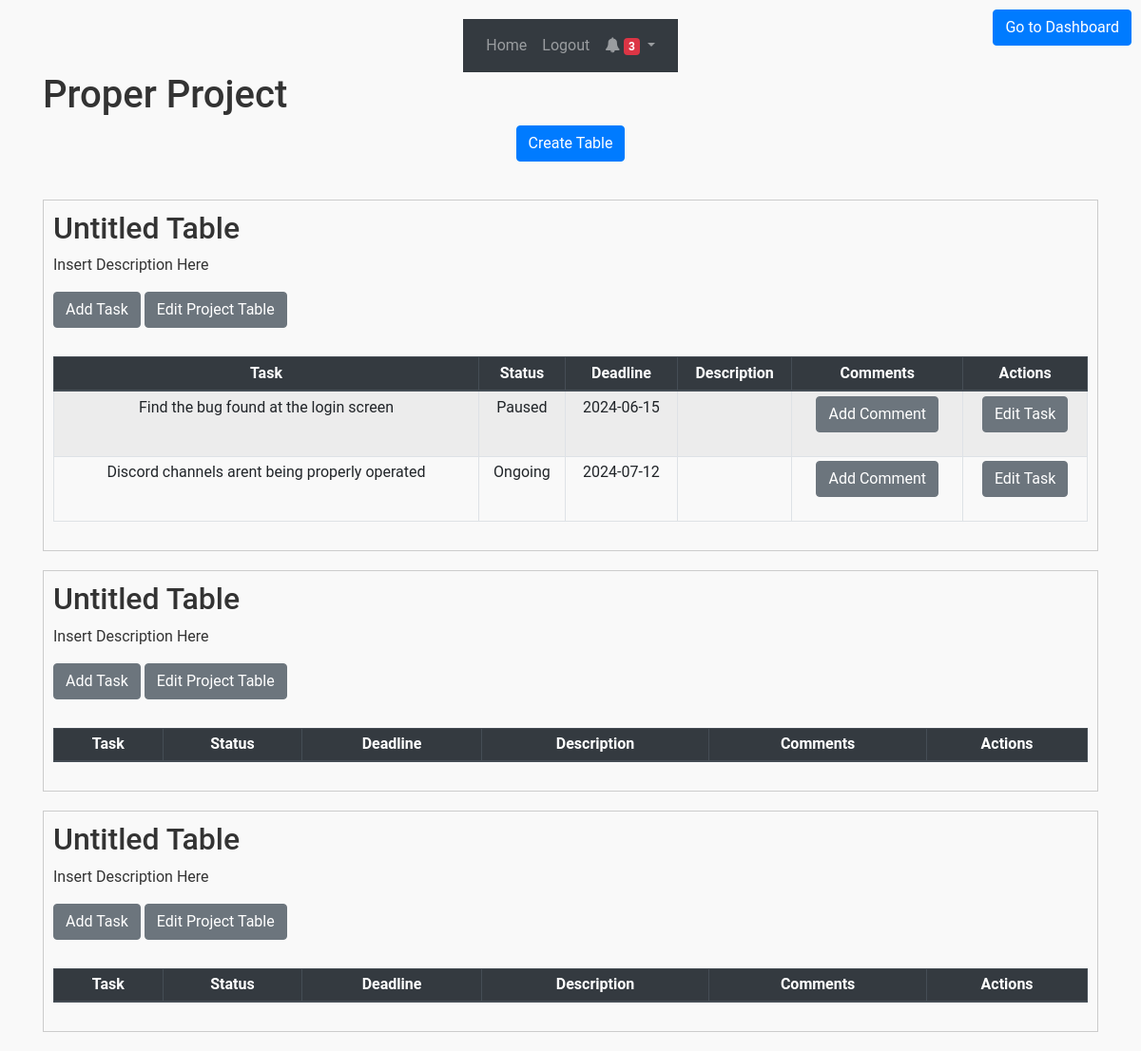
Screenshot of /taskmanagement?project_id=5 (signed in) with the database file from the repository.
### Website/models.py (models this page shows)
class Project(db.Model):
    id = db.Column(db.Integer, primary_key=True)
    name = db.Column(db.String(10000))
    description = db.Column(db.String(10000))
    user_id = db.Column(db.Integer, db.ForeignKey('user.id'))
    projecttable = db.relationship('Projecttable', backref='project', foreign_keys='Projecttable.project_id')
    shared_project_id = db.relationship('SharedProject', foreign_keys='SharedProject.project_id')
    shared_project_name = db.relationship('SharedProject', foreign_keys='SharedProject.project_name')

class Projecttable(db.Model):
    id = db.Column(db.Integer, primary_key=True)
    name = db.Column(db.String(10000))
    description = db.Column(db.String(10000))
    user_id = db.Column(db.Integer, db.ForeignKey('user.id'))
    project_id = db.Column(db.Integer, db.ForeignKey('project.id'))
    tasks = db.relationship('Task', backref='projecttable', foreign_keys='Task.projecttable_id')

class Task(db.Model):
    id = db.Column(db.Integer, primary_key=True)
    task_name = db.Column(db.String(10000))
    task_status = db.Column(db.String(10000))
    deadline = db.Column(db.String(10000))
    description = db.Column(db.String(10000))
    user_id = db.Column(db.Integer, db.ForeignKey('user.id'))
    comment_id = db.Column(db.Integer, db.ForeignKey('comment.id'))
    projecttable_id = db.Column(db.Integer, db.ForeignKey('projecttable.id'))
    comment = db.relationship('Comment', backref='Task', foreign_keys='Comment.tasks_id')

### Website/views.py (the view, shortened to what this page needs)
@views.route('/taskmanagement', methods=['GET', 'POST'])
@login_required
def home():
    project_id = request.args.get('project_id')
    if project_id:
        project_id = int(project_id)
    projects = Project.query.filter_by(id=project_id).first()
    projecttables = Projecttable.query.filter_by(project_id=project_id).all()
    shared_projects = SharedProject.query.filter_by(project_id=project_id).all()
    shared_user_ids = [shared_project.shared_user_id for shared_project in shared_projects]
    shared_users = User.query.filter(User.id.in_(shared_user_ids)).all()
    project_tables = Projecttable.query.filter_by(project_id=project_id).all()
    projecttable_id = [projecttable.id for projecttable in project_tables]
    group_task = Task.query.filter(Task.projecttable_id.in_(projecttable_id)).all()
    task_id = [task.id for task in group_task]
    tasks_id = request.args.get('tasks_id')
    comments = Comment.query.filter(Comment.tasks_id.in_(task_id)).all()
    print("Shared Projects:")
    for shared_project in shared_projects:
        print(f"Shared Project ID: {shared_project.project_id}, Name: {shared_project.project_name}")
    return render_template("home.html", user=current_user,project_id = project_id,projecttables=projecttables,
                           shared_projects=shared_projects,shared_users=shared_users,comments=comments,
                           projects=projects)

### Website/__init__.py (called while the page is built)
def create_app():
    app = Flask(__name__, static_folder='static')
    app.config['SECRET_KEY'] = 'hjshjhdjah kjshkjdhjs'
    app.config['SQLALCHEMY_DATABASE_URI'] = f'sqlite:///{DB_NAME}'
    db.init_app(app)
    from .views import views
    from .auth import auth
    app.register_blueprint(views, url_prefix='/')
    app.register_blueprint(auth, url_prefix='/')
    from .models import User, Note
    with app.app_context():
        db.create_all()
    login_manager = LoginManager()
    login_manager.login_view = 'auth.login'
    login_manager.init_app(app)
    @login_manager.user_loader
    def load_user(id):
        return User.query.get(int(id))
    return app

### Website/templates/home.html (shortened to what this page needs)
{% extends "base.html" %}
{% block content %}
<h1>{{ projects.name }}</h1>
<ul class="list-group list-group-flush" id="notes">
  <form method="POST">
  <button  class="btn btn-primary" style="position: absolute; top: 10px; right: 10px;" name = "nav_dashboard">Go to Dashboard</button>
  </form>
</ul>
<div>
  <form method="POST">
  <div align="center">
    <button type="submit" class="btn btn-primary" name="create_table">Create Table</button>
  </div>
  </form>
</div>
  {% for projecttable in projecttables %}
  {% if projecttable.project_id == project_id %}
  <div style="border: 1px solid #ccc; padding: 10px; margin-top: 20px;">
  <form method="POST">
    <div class="project-table-container">
    <h2>{{ projecttable.name }}</h2>
    <p>{{ projecttable.description }}</p>
    <button type="button" class="btn btn-secondary" data-toggle="modal" data-target="#addTaskModal" onclick="setProjectId({{ projecttable.id }})">Add Task</button>
    <button type="button" class="btn btn-secondary" onclick="editProjectTable('{{ projecttable.id }}', '{{ projecttable.name }}', '{{ projecttable.description }}')"
    data-toggle="modal" data-target="#editProjectTableModal">
      Edit Project Table
    </button>
    <table class="table table-striped table-bordered table-hover table-sm">
      <thead class="thead-dark">
        <tr>
          <th>Task</th>
          <th>Status</th>
          <th>Deadline</th>
          <th>Description</th>
          <th>Comments</th>
          <th>Actions</th>
        </tr>
      </thead>
      <tbody>
        {% for task in projecttable.tasks %}
          <tr>
            <td>{{ task.task_name }}</td>
            <td>{{ task.task_status }}</td>
            <td>{{ task.deadline }}</td>
            <td>{{ task.description }}</td>
            <td>
              <button type="button" class="btn btn-secondary" data-toggle="modal" data-target="#commentModal" onclick="populateComments('{{ task.id }}')">Add Comment</button>
            </td>
            <td>
              <button type="button" class="btn btn-secondary" data-toggle="modal" data-target="#editTaskModal"
                onclick="editTask('{{ task.id }}', '{{ task.task_name }}', '{{ task.task_status }}', '{{ task.deadline }}', '{{ task.description }}')">
                Edit Task
              </button>
            </td>
          </tr>
        {% endfor %}
      </tbody>
    </table>
    </div>
  </form>
  </div>
{% endif %}
{% endfor %}
{% endblock %}

### Website/teamtasker.css (style rules this page uses)
body { font-family: 'Roboto', sans-serif; color: #333; background-color: #f9f9f9; display: flex; flex-direction: column; align-items: center; padding: 20px; }
table { border-collapse: collapse; margin: 10px 0; width: 80%; }
th, td { border: 1px solid #ccc; padding: 8px; text-align: center; }
th { background-color: #f2f2f2; }
button { padding: 10px 20px; font-size: 16px; margin-bottom: 20px; background-color: #007bff; color: #fff; border: none; cursor: pointer; transition: background-color 0.3s; }
.project-table-container { margin-bottom: 20px; }

### rows the page displays
Project: name "Proper Project"
Projecttable: name "Untitled Table", description "Insert Description Here"
Task: task_name "Find the bug found at the login screen", task_status "Paused", deadline "2024-06-15"
Task: task_name "Discord channels arent being properly operated", task_status "Ongoing", deadline "2024-07-12"
Projecttable: name "Untitled Table", description "Insert Description Here"
Projecttable: name "Untitled Table", description "Insert Description Here"
